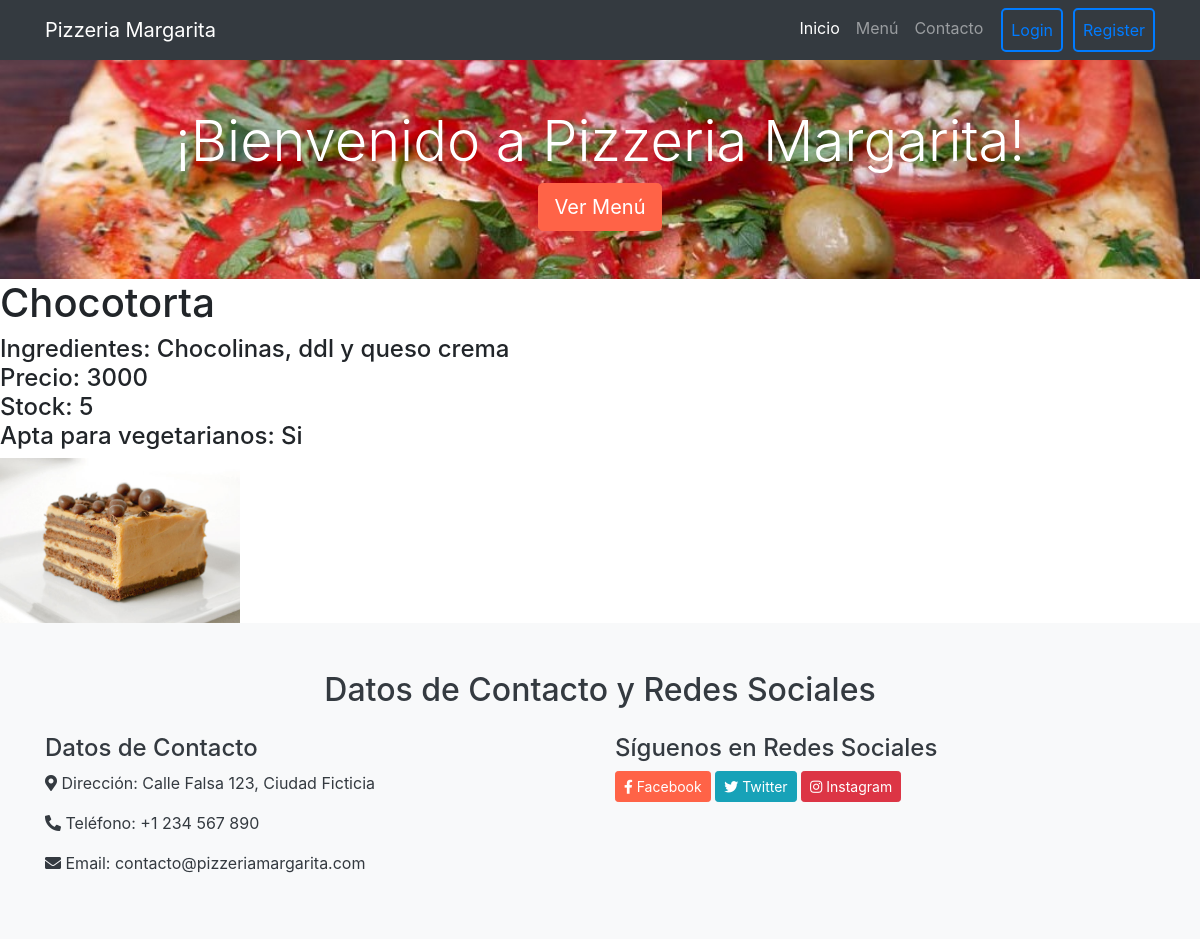
The page /app-tossi/postre-detail/2 on the database its author committed.
### AppTossi/models.py (models this page shows, shortened)
class Postre(models.Model):
    product_name = models.CharField(max_length=30)
    price = models.IntegerField()
    ingredients = models.CharField(max_length=200)
    stock = models.IntegerField(default=0)
    vegetarian = models.BooleanField(default=False)
    img = models.ImageField(upload_to='product_images', blank=True, null=True)

### AppTossi/views.py (the view)
# urls.py: path('postre-detail/<pk>', PostreDetail.as_view(), name='PostreDetail'),
class PostreDetail(DetailView):
  model = Postre
  template_name = 'postre_detail.html'
  context_object_name = "postre"
  url = Postre.objects.get

### AppTossi/templates/postre_detail.html
{% extends 'padre.html' %}
{% block contenidoQueCambia %}
 {% load static %}
<h1> {{postre.product_name}} </h1>
<h4> Ingredientes: {{postre.ingredients}} <br> Precio: {{postre.price}} <br> Stock: {{postre.stock}} <br>
    {% if postre.vegetarian == True %}
    Apta para vegetarianos: Si
    {% else %}
      Apta para vegetarianos: No
    {% endif %}
</h4>
<img src="{{ postre.img.url }}" alt="{{ postre.name }}" style="max-width: 20%; height: auto;">
{% endblock contenidoQueCambia %}

### rows shown on the page
Postre: product_name "Chocotorta", ingredients "Chocolinas, ddl y queso crema", price "3000", stock "5", img (picture)
